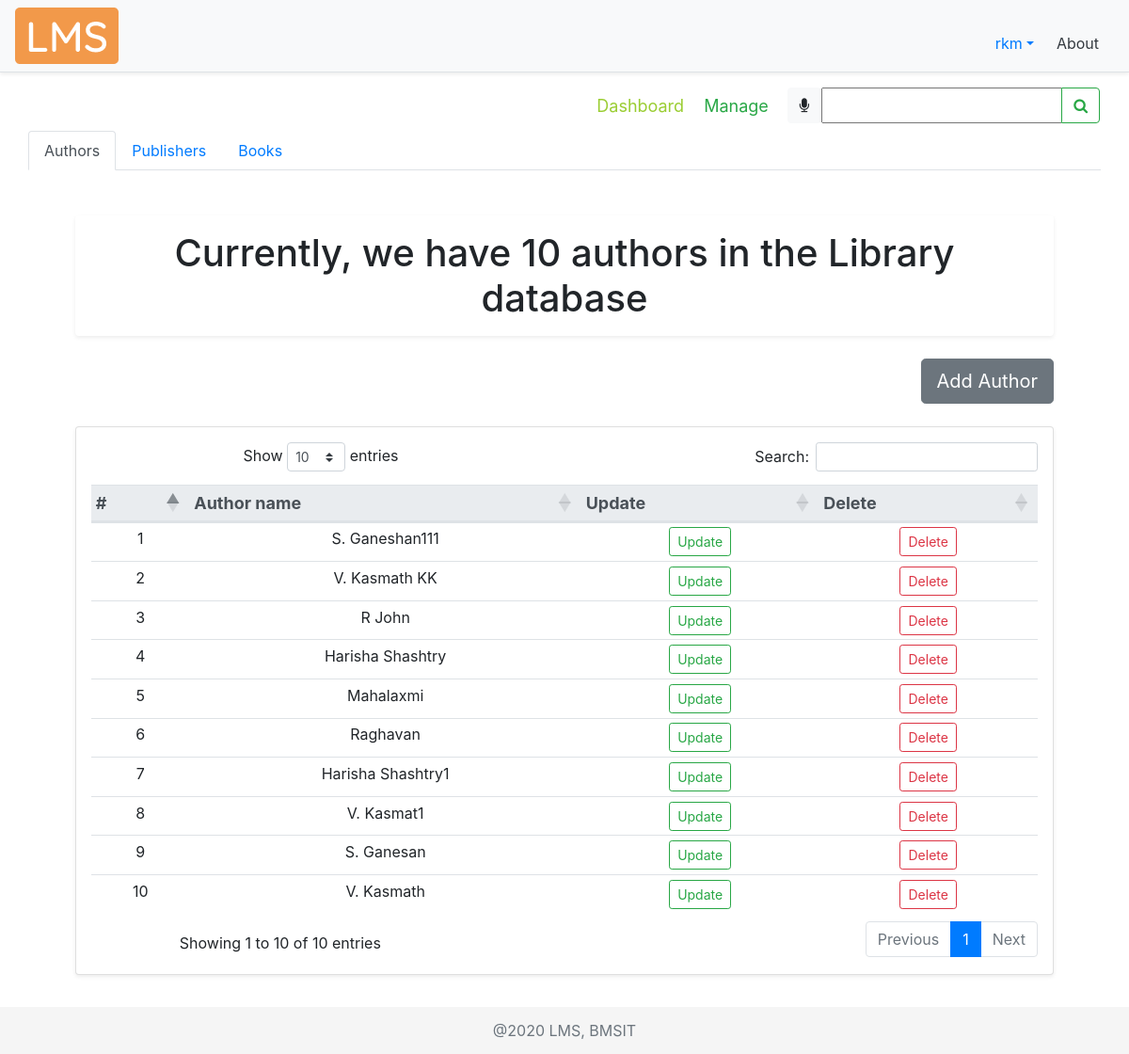
/manage/ (signed in), run on an earlier commit of the app's database.
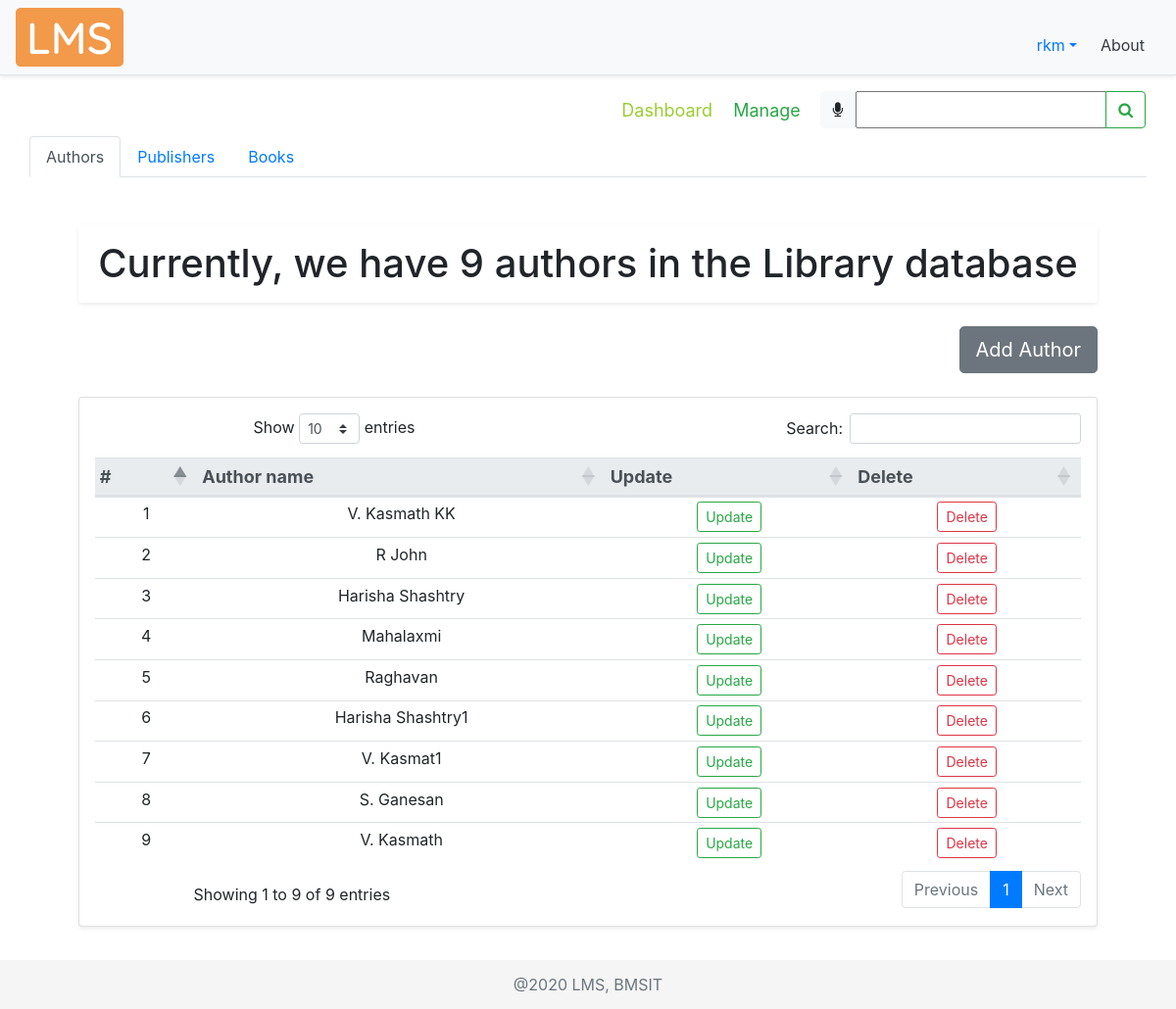
And on a later commit of the database.
### libraryApp/models.py (models this page shows)
class AUTHOR(models.Model):
    authorName = models.CharField(max_length=30, help_text="Author name")
    def __str__(self):
        return self.authorName

### libraryApp/decorators.py (the view)
    def wrapper_func(request, *args, **kwargs):
        user = request.user
        if not user.is_staff:
            messages.warning(request, "You are not allowed to access the previous requested page")
            return redirect("dashboard")
        else:
            return view_func(request, *args, **kwargs)

### libraryApp/templates/libraryApp/manage_tab.html (shortened to what this page needs)
{% extends 'libraryApp/main.html' %}
{% load static %}
{% block content %}
<nav class="navbar">
  <div class="navbar-nav mySubMenu ml-auto">
    <nav>
        <a href="{% url 'dashboard' %}" title="Click here to visit dashboard">Dashboard</a>
        <a class="text-success " href="{% url 'manage' %}">Manage</a>
    </nav>
  </div>
  <form class="form-inline" method="POST">
    <div class="input-group">
      <div id="speech" class="btn btn-light" title="Click the mic to speak">
        <i class="fa fa-microphone" aria-hidden="true"></i>
      </div>
      {{myFilter.form}}
      <div class="input-group-append">
        <button id="searchButton" class="btn btn-outline-success" type="submit">
          <i class="fa fa-search"></i>
        </button>
      </div>
    </div>
  </form>
</nav>
    <div class="container-fluid">
        <nav>
            <div class="nav nav-tabs" id="nav-tab" role="tablist">
                <a class="nav-item nav-link active" id="nav-home-tab" data-toggle="tab" href="#nav-home" role="tab" aria-controls="nav-home" aria-selected="true">Authors</a>
                <a class="nav-item nav-link" id="nav-profile-tab" data-toggle="tab" href="#nav-profile" role="tab" aria-controls="nav-profile" aria-selected="false">Publishers</a>
                <a class="nav-item nav-link" id="nav-contact-tab" data-toggle="tab" href="#nav-contact" role="tab" aria-controls="nav-contact" aria-selected="false">Books</a>
             </div>
        </nav>
        <div class="tab-content" id="nav-tabContent">
            <div class="tab-pane fade show active" id="nav-home" role="tabpanel" aria-labelledby="nav-home-tab">
                {% include 'libraryApp/author.html' %}
            </div>
        </div>
    </div>
{% endblock content %}

### libraryApp/templates/libraryApp/author.html (shortened to what this page needs)
<div class="container-fluid">
    <div class="row text-center booksTable mt-5">
        <div class="col-md-12">
            <h1 class="text-center shadow-sm p-3 mb-4 bg-white rounded">
                Currently, we have {{authCount}} authors in the Library database
            </h1>
            <div class="row justify-content-end addBookBtn">
                <a href="{% url 'addauthordetail' 'Add' %}">
                    <button type="button" class="btn btn-secondary btn-lg" data-toggle="tooltip" data-placement="right"
                        title="Click here to add a book">Add Author</button>
            </div>
            <br>
            <div class="card card-body shadow-sm p-3 bg-white rounded">
                <table id="dataTable3" class="table table-sm table-hover">
                    <thead class="thead-light threadText">
                        <tr>
                            <th scope="col">#</th>
                            <th scope="col">Author name</th>
                            <th scope="col">Update</th>
                            <th scope="col">Delete</th>
                        </tr>
                    </thead>
                    {% for i in allAuthors %}
                    <tr>
                        <td>{{forloop.counter}}</td>
                        <td>{{i.authorName}}</td>
                        <td><a class="btn btn-sm btn-outline-success" href="{% url 'updateauthordetail' i.id %}">Update</a></td>
						<td><a class="btn btn-sm btn-outline-danger" href="{% url 'deleteauthordetail' i.id %}">Delete</a></td>
                    </tr>
                    {% endfor %}
                </table>
            </div>
        </div>
    </div>
</div>

What changed in the data, as far as the page shows it:
removed AUTHOR: authorName "S. Ganeshan111"
Also different on the page:
{{ authCount }}: "10" → "9"
text written by a page script: "Show entries Search: Showing 1 to 10 of 10 entries Previous 1 Next" → "Show entries Search: Showing 1 to 9 of 9 entries Previous 1 Next"
